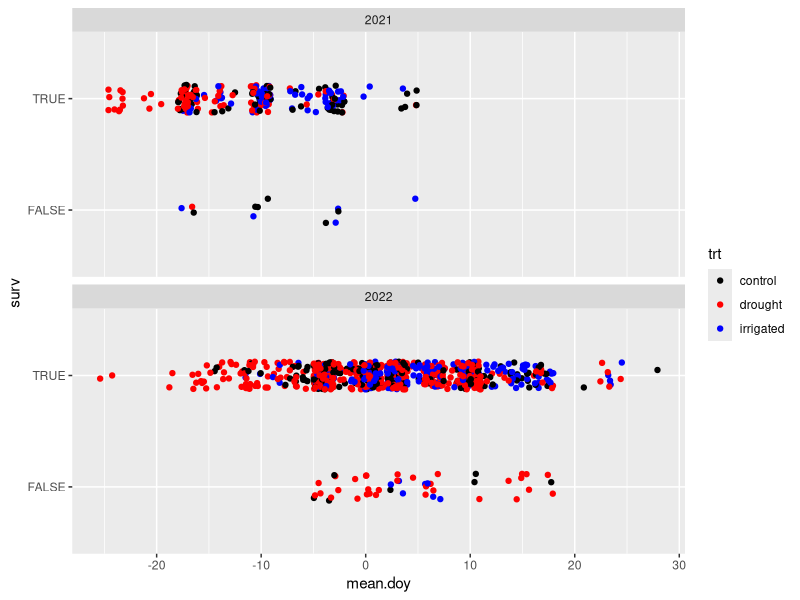
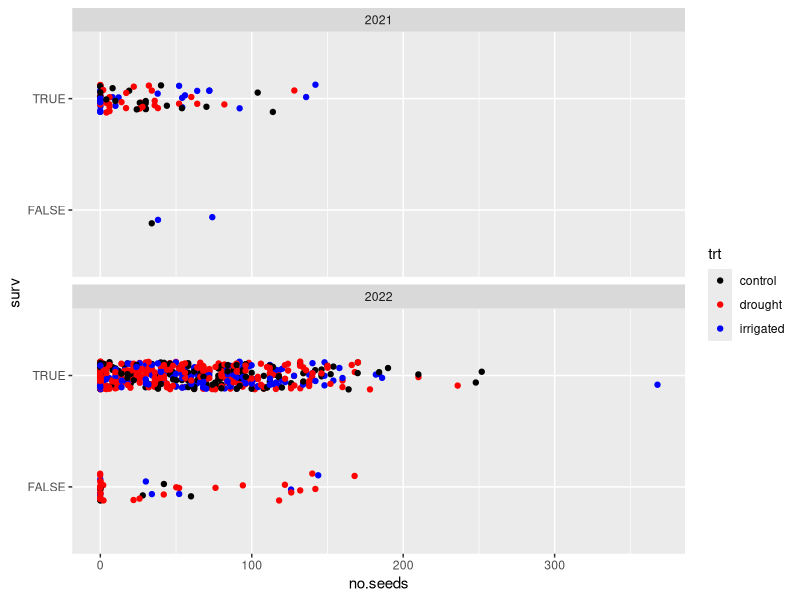
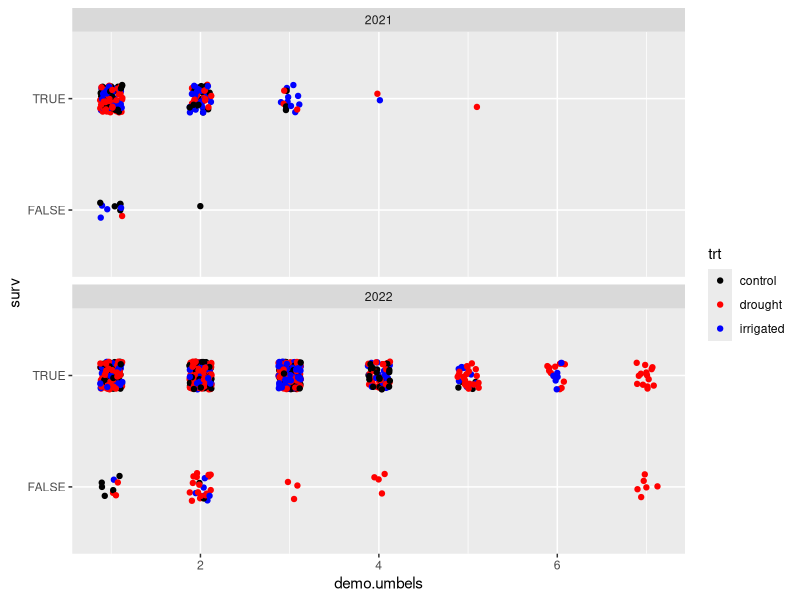
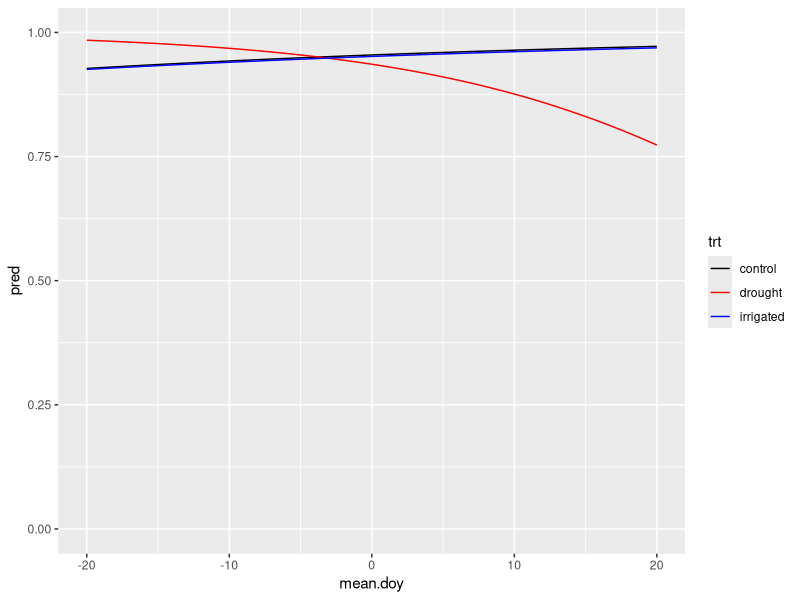
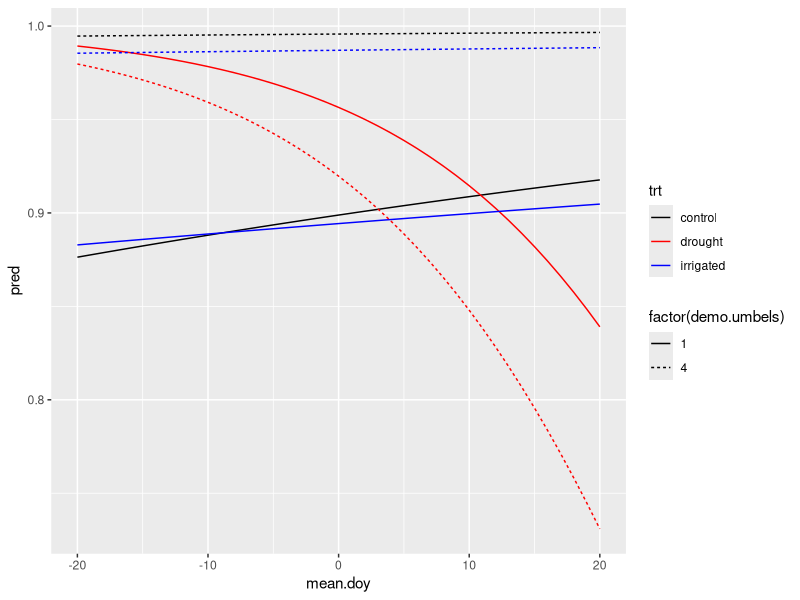
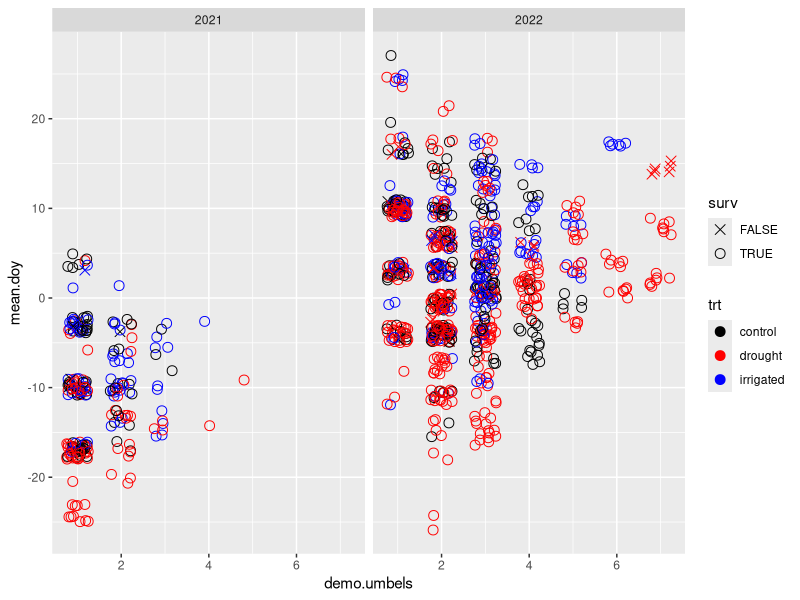

Source code (R) for these figures, in order:
# Looking at the subsetted phen and demo data to see if flowering times in 2021
# and 2022 were associated with survival in the next year.
# Also throwing in umbel counts and demo
# SN - init 24 Jan 2024

library(ggplot2)
library(dplyr)
library(tidyr)
library(glmmTMB)

rm(list = ls())

phendemo = read.csv('01_data_cleaning/out/demo_seed_phen_by_umbel_combined.csv')
demodemo = read.csv('01_data_cleaning/out/demo_imputed_survival.csv')

head(phendemo)
head(demodemo)

mergedemo = merge(
  x = phendemo %>% select(Year, Plot = plot, trt, finalid, tagplot, mean.doy, demo.umbels, no.seeds),
  y = demodemo %>% mutate(Year = Year - 1) %>% select(Year, plantid, surv),
  by.x = c('Year', 'finalid'), by.y = c('Year', 'plantid')
) %>%
  # Center phen
  mutate(mean.doy = mean.doy - round(mean(mean.doy, na.rm = TRUE)))

head(mergedemo)
nrow(mergedemo)
table(mergedemo$Year)

apply(mergedemo, 2, function(x) sum(is.na(x)))
# 175 missing seeds (ugh), 31 missing phen

mergedemo.phen = mergedemo %>% filter(!is.na(mean.doy))

mergedemo.phen
table(mergedemo.phen$surv)
# okay - 58 deaths!

##### Visualizaitons

mergedemo.phen %>%
  ggplot(aes(x = mean.doy, y = surv, colour = trt)) +
  geom_point(position = position_jitter(width = 1, height = 0.125)) +
  scale_colour_manual(values = c('black', 'red', 'blue')) +
  facet_wrap(~ Year, nrow = 2)
# interesting

mergedemo.phen %>%
  filter(!is.na(no.seeds)) %>%
  ggplot(aes(x = no.seeds, y = surv, colour = trt)) +
  geom_point(position = position_jitter(width = 0.125, height = 0.125)) +
  scale_colour_manual(values = c('black', 'red', 'blue')) +
  facet_wrap(~ Year, nrow = 2)

mergedemo.phen %>%
  filter(!is.na(demo.umbels)) %>%
  ggplot(aes(x = demo.umbels, y = surv, colour = trt)) +
  geom_point(position = position_jitter(width = 0.125, height = 0.125)) +
  scale_colour_manual(values = c('black', 'red', 'blue')) +
  facet_wrap(~ Year, nrow = 2)

##### Some models

mergedemo.phen = mergedemo.phen %>% mutate(Year = factor(Year))

### Model 1: does timing of flowering influence survival probability

p_0 = glmmTMB(
  formula = surv ~ Year + (1 | Plot),
  family = 'binomial',
  data = mergedemo.phen
)

summary(p_0)
# interestingly, no effect of year...

p_t = glmmTMB(
  formula = surv ~ trt + Year + (1 | Plot),
  family = 'binomial',
  data = mergedemo.phen
)

summary(p_t)
# no treatment effect...
AIC(p_t, p_0)

p_d = glmmTMB(
  formula = surv ~ mean.doy + Year + (1 | Plot),
  family = 'binomial',
  data = mergedemo.phen
)

AIC(p_d, p_0)
# barely

p_yd = glmmTMB(
  formula = surv ~ mean.doy * Year + (1 | Plot),
  family = 'binomial',
  data = mergedemo.phen
)

AIC(p_yd, p_d, p_0) %>% mutate(daic = round(AIC - min(AIC), 2))
  
summary(p_d)

# what happens if I drop year...?

p_d_0 = glmmTMB(
  formula = surv ~ mean.doy + (1 | Plot),
  family = 'binomial',
  data = mergedemo.phen
)

AIC(p_d_0, p_d)
# huh. no year effect.

# and just to make sure there's no treatment effect...

p_d_t = glmmTMB(
  formula = surv ~ mean.doy + trt + (1 | Plot),
  family = 'binomial',
  data = mergedemo.phen
)

p_dt = glmmTMB(
  formula = surv ~ mean.doy * trt + (1 | Plot),
  family = 'binomial',
  data = mergedemo.phen
)

AIC(p_d_t, p_dt, p_d_0) # whoah! interaction effect...

summary(p_dt)
# so drought-phen interaction
# for drought, this looks like this risk is highest for late-flowering plants?

expand.grid(mean.doy = -20:20, trt = c('control', 'drought', 'irrigated')) %>%
  mutate(pred = predict(p_dt, newdata = ., type = 'response', re.form = ~ 0)) %>%
  ggplot(aes(x = mean.doy, y = pred, colour = trt)) +
  geom_line() +
  scale_colour_manual(values = c('black', 'red', 'blue')) +
  scale_y_continuous(limits = 0:1)
# interesting...

### Model 2: what about number of umbels?

mergedemo.phen %>% group_by(isna = is.na(demo.umbels)) %>% summarise(n = n())
# whoa! cool. same dataset...
# could just update our current models

p_u = glmmTMB(
  formula = surv ~ mean.doy * trt + demo.umbels + (1 | Plot),
  family = 'binomial',
  data = mergedemo.phen
)

summary(p_u)
AIC(p_u, p_dt)
# no linear effect of umbels

p_u = glmmTMB(
  formula = surv ~ mean.doy * trt + log(demo.umbels) + (1 | Plot),
  family = 'binomial',
  data = mergedemo.phen
)

summary(p_u)
AIC(p_u, p_dt)
# no effect

p_ut = glmmTMB(
  formula = surv ~ mean.doy * trt + log(demo.umbels) * trt + (1 | Plot),
  family = 'binomial',
  data = mergedemo.phen
)

AIC(p_ut, p_dt)
# ahh look at that effect. there it is.

summary(p_ut)
# whoa... that's nuts
# producing more umbels... oh LOL this is probably just a size thing.
# okay well let's look at it anyway.

expand.grid(mean.doy = -20:20, trt = c('control', 'drought', 'irrigated'), demo.umbels = c(1, 4)) %>%
  mutate(pred = predict(p_ut, newdata = ., type = 'response', re.form = ~ 0)) %>%
  ggplot(aes(x = mean.doy, y = pred, colour = trt)) +
  geom_line(aes(linetype = factor(demo.umbels))) +
  scale_colour_manual(values = c('black', 'red', 'blue')) #+
  # scale_y_continuous(limits = 0:1)
# hmm... more umbels is bad if you're in a drought plot

# Just to be sure let's look at mean phen vs. umbel count

mergedemo.phen %>%
  ggplot(aes(x = demo.umbels, y = mean.doy, colour = trt, shape = surv)) +
  geom_point(size = 3, position = position_jitter(width = 0.25, height = 1)) +
  scale_colour_manual(values = c('black', 'red', 'blue')) +
  scale_shape_manual(values = c(4, 1)) +
  facet_wrap(~ Year)

# yeah the triangle shape does suggest to me that we can't be *too* sure about
# the mean flowering time for multi-umbel plants
